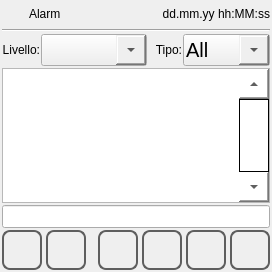
<?xml version="1.0" encoding="UTF-8"?>
<ui version="4.0">
 <class>alarms</class>
 <widget class="QWidget" name="alarms">
  <property name="geometry">
   <rect>
    <x>0</x>
    <y>0</y>
    <width>272</width>
    <height>272</height>
   </rect>
  </property>
  <property name="sizePolicy">
   <sizepolicy hsizetype="Preferred" vsizetype="Preferred">
    <horstretch>0</horstretch>
    <verstretch>0</verstretch>
   </sizepolicy>
  </property>
  <property name="minimumSize">
   <size>
    <width>0</width>
    <height>0</height>
   </size>
  </property>
  <property name="windowTitle">
   <string>alarms</string>
  </property>
  <property name="styleSheet">
   <string notr="true"/>
  </property>
  <layout class="QVBoxLayout" name="verticalLayout">
   <property name="spacing">
    <number>2</number>
   </property>
   <property name="margin">
    <number>2</number>
   </property>
   <item>
    <layout class="QHBoxLayout" name="horizontalLayout">
     <property name="sizeConstraint">
      <enum>QLayout::SetMinimumSize</enum>
     </property>
     <item>
      <widget class="QLabel" name="labelIcon">
       <property name="minimumSize">
        <size>
         <width>25</width>
         <height>25</height>
        </size>
       </property>
       <property name="maximumSize">
        <size>
         <width>25</width>
         <height>25</height>
        </size>
       </property>
       <property name="focusPolicy">
        <enum>Qt::NoFocus</enum>
       </property>
       <property name="styleSheet">
        <string notr="true">border-image: url(:/systemicons/img/Error.png);</string>
       </property>
       <property name="text">
        <string/>
       </property>
      </widget>
     </item>
     <item>
      <widget class="QLabel" name="labelTitle">
       <property name="sizePolicy">
        <sizepolicy hsizetype="Preferred" vsizetype="Fixed">
         <horstretch>0</horstretch>
         <verstretch>0</verstretch>
        </sizepolicy>
       </property>
       <property name="focusPolicy">
        <enum>Qt::NoFocus</enum>
       </property>
       <property name="text">
        <string>Alarm</string>
       </property>
      </widget>
     </item>
     <item>
      <widget class="QLabel" name="labelUserName">
       <property name="text">
        <string/>
       </property>
      </widget>
     </item>
     <item>
      <widget class="QLabel" name="labelDataOra">
       <property name="sizePolicy">
        <sizepolicy hsizetype="Preferred" vsizetype="Fixed">
         <horstretch>0</horstretch>
         <verstretch>0</verstretch>
        </sizepolicy>
       </property>
       <property name="focusPolicy">
        <enum>Qt::NoFocus</enum>
       </property>
       <property name="text">
        <string>dd.mm.yy hh:MM:ss</string>
       </property>
       <property name="alignment">
        <set>Qt::AlignRight|Qt::AlignTrailing|Qt::AlignVCenter</set>
       </property>
      </widget>
     </item>
    </layout>
   </item>
   <item>
    <widget class="Line" name="line">
     <property name="focusPolicy">
      <enum>Qt::NoFocus</enum>
     </property>
     <property name="orientation">
      <enum>Qt::Horizontal</enum>
     </property>
    </widget>
   </item>
   <item>
    <layout class="QHBoxLayout" name="horizontalLayout_4">
     <property name="spacing">
      <number>1</number>
     </property>
     <item>
      <widget class="QLabel" name="labelLevel">
       <property name="focusPolicy">
        <enum>Qt::NoFocus</enum>
       </property>
       <property name="text">
        <string>Livello:</string>
       </property>
       <property name="alignment">
        <set>Qt::AlignRight|Qt::AlignTrailing|Qt::AlignVCenter</set>
       </property>
      </widget>
     </item>
     <item>
      <widget class="QComboBox" name="comboBoxLevel">
       <property name="focusPolicy">
        <enum>Qt::NoFocus</enum>
       </property>
       <property name="styleSheet">
        <string notr="true">/* Combobox item */
QAbstractItemView {
	/* padding of each item (top,right,bottom,left) */
	padding: 2 0 2 0;
	font-size: 14px;
}

/* Sets up scrollbar size, border, color */
QScrollBar:vertical {
	width: 30px;
	/* margin sets up how far the handle can travel (top,right,bottom,left) */
	margin: 30px 0px 30px 0px;
}

/* Sets up the color and height of handle (cursor) */
QScrollBar::handle:vertical {
	min-height:40px;
}

/* bottom button (set height at 0px to remove)*/
QScrollBar::add-line:vertical {
	height: 30px;
	subcontrol-position: bottom;
	subcontrol-origin: margin;
}

/* top button (set height at 0px to remove)*/
QScrollBar::sub-line:vertical {
	height: 30px;
	subcontrol-position: top;
	subcontrol-origin: margin;
	background-color: rgb(0, 255, 0);
}

/* need this to get rid of crosshatching on scrollbar background */
QScrollBar::add-page:vertical, QScrollBar::sub-page:vertical {
	background: none;
}

/* Combobox main item */
QComboBox {
	padding-left: 2px;
	font-size: 20px;
	min-height: 30px;
}

/* drop down button */
QComboBox::drop-down {
	min-width: 30px;
}
</string>
       </property>
      </widget>
     </item>
     <item>
      <widget class="QLabel" name="labelType">
       <property name="focusPolicy">
        <enum>Qt::NoFocus</enum>
       </property>
       <property name="text">
        <string>Tipo:</string>
       </property>
       <property name="alignment">
        <set>Qt::AlignRight|Qt::AlignTrailing|Qt::AlignVCenter</set>
       </property>
      </widget>
     </item>
     <item>
      <widget class="QComboBox" name="comboBoxType">
       <property name="focusPolicy">
        <enum>Qt::NoFocus</enum>
       </property>
       <property name="styleSheet">
        <string notr="true">/* Combobox item */
QAbstractItemView {
	/* padding of each item (top,right,bottom,left) */
	padding: 2 0 2 0;
	font-size: 14px;
}

/* Sets up scrollbar size, border, color */
QScrollBar:vertical {
	width: 30px;
	/* margin sets up how far the handle can travel (top,right,bottom,left) */
	margin: 30px 0px 30px 0px;
}

/* Sets up the color and height of handle (cursor) */
QScrollBar::handle:vertical {
	min-height:30px;
}

/* bottom button (set height at 0px to remove)*/
QScrollBar::add-line:vertical {
	height: 30px;
	subcontrol-position: bottom;
	subcontrol-origin: margin;
}

/* top button (set height at 0px to remove)*/
QScrollBar::sub-line:vertical {
	height: 30px;
	subcontrol-position: top;
	subcontrol-origin: margin;
	background-color: rgb(0, 255, 0);
}

/* need this to get rid of crosshatching on scrollbar background */
QScrollBar::add-page:vertical, QScrollBar::sub-page:vertical {
	background: none;
}

/* Combobox main item */
QComboBox {
	padding-left: 2px;
	font-size: 20px;
	min-height: 30px;
}

/* drop down button */
QComboBox::drop-down {
	min-width: 30px;
}
</string>
       </property>
       <item>
        <property name="text">
         <string>All</string>
        </property>
       </item>
       <item>
        <property name="text">
         <string>Alarm</string>
        </property>
       </item>
       <item>
        <property name="text">
         <string>Event</string>
        </property>
       </item>
      </widget>
     </item>
    </layout>
   </item>
   <item>
    <widget class="QListWidget" name="listWidget">
     <property name="font">
      <font>
       <family>Ubuntu</family>
       <pointsize>16</pointsize>
       <weight>50</weight>
       <italic>false</italic>
       <bold>false</bold>
      </font>
     </property>
     <property name="focusPolicy">
      <enum>Qt::NoFocus</enum>
     </property>
     <property name="styleSheet">
      <string notr="true">QListWidget
{
	font: 16pt &quot;Ubuntu&quot;;
}
QScrollBar:vertical
{
        border-top: 30px solid #999999;
        border-bottom: 30px solid #999999;
        background:white;
        width:30px;    
        margin: 0px 0px 0px 0px;
}
QScrollBar::handle:vertical 
{
        border: 1px solid black;
	    background: rgb(255, 255, 255);
        min-height: 10px;
}
QScrollBar::add-line:vertical
{
        height: 30px;
	    background: rgb(255, 255, 255);
        subcontrol-position: bottom;
        subcontrol-origin: margin;
	image: url(:/systemicons/img/Down.png);
}
QScrollBar::sub-line:vertical 
{
       height: 30px;
	    background: rgb(255, 255, 255);
        subcontrol-position: top;
	    subcontrol-origin: margin;
	image: url(:/systemicons/img/Up.png);
}

QScrollBar:horizontal
{
        border-left: 30px solid #999999;
        border-right: 30px solid #999999;
        background:white;
        height:30px;    
        margin: 0px 0px 0px 0px;
}
QScrollBar::handle:horizontal 
{
        border: 1px solid black;
	    background: rgb(255, 255, 255);
        min-width: 10px;
}
QScrollBar::add-line:horizontal
{
        width: 30px;
	    background: rgb(255, 255, 255);
        subcontrol-position: left;
        subcontrol-origin: margin;
	image: url(:/icons/img/left.png);
}
QScrollBar::sub-line:horizontal 
{
       width: 30px;
	    background: rgb(255, 255, 255);
        subcontrol-position: right;
	    subcontrol-origin: margin;
	image: url(:/icons/img/right.png);
}</string>
     </property>
     <property name="verticalScrollBarPolicy">
      <enum>Qt::ScrollBarAlwaysOn</enum>
     </property>
     <property name="horizontalScrollBarPolicy">
      <enum>Qt::ScrollBarAsNeeded</enum>
     </property>
     <property name="alternatingRowColors">
      <bool>true</bool>
     </property>
    </widget>
   </item>
   <item>
    <widget class="QLineEdit" name="lineEditStatus">
     <property name="font">
      <font>
       <family>DejaVu Sans Mono</family>
      </font>
     </property>
     <property name="focusPolicy">
      <enum>Qt::NoFocus</enum>
     </property>
    </widget>
   </item>
   <item>
    <layout class="QHBoxLayout" name="horizontalLayout_2">
     <property name="spacing">
      <number>4</number>
     </property>
     <item>
      <widget class="QPushButton" name="pushButtonHome">
       <property name="sizePolicy">
        <sizepolicy hsizetype="Minimum" vsizetype="Fixed">
         <horstretch>60</horstretch>
         <verstretch>60</verstretch>
        </sizepolicy>
       </property>
       <property name="minimumSize">
        <size>
         <width>40</width>
         <height>40</height>
        </size>
       </property>
       <property name="maximumSize">
        <size>
         <width>40</width>
         <height>40</height>
        </size>
       </property>
       <property name="focusPolicy">
        <enum>Qt::NoFocus</enum>
       </property>
       <property name="styleSheet">
        <string notr="true">QPushButton
{
border: 2px solid  rgb(94, 94, 94);
border-radius: 8px;
qproperty-icon: url(:/systemicons/img/Home.png);
qproperty-iconSize: 24px 24px;
qproperty-focusPolicy: NoFocus;
}
QPushButton:pressed
{
border: 2px solid  rgb(194, 194, 194);
background-color:  rgb(255, 255, 127);
}
QPushButton:disabled
{
border: 2px solid  rgb(194, 194, 194);
}
</string>
       </property>
       <property name="text">
        <string/>
       </property>
      </widget>
     </item>
     <item>
      <widget class="QPushButton" name="pushButtonBack">
       <property name="sizePolicy">
        <sizepolicy hsizetype="Minimum" vsizetype="Fixed">
         <horstretch>60</horstretch>
         <verstretch>60</verstretch>
        </sizepolicy>
       </property>
       <property name="minimumSize">
        <size>
         <width>40</width>
         <height>40</height>
        </size>
       </property>
       <property name="maximumSize">
        <size>
         <width>40</width>
         <height>40</height>
        </size>
       </property>
       <property name="focusPolicy">
        <enum>Qt::NoFocus</enum>
       </property>
       <property name="styleSheet">
        <string notr="true">QPushButton
{
border: 2px solid  rgb(94, 94, 94);
border-radius: 8px;
qproperty-icon: url(:/systemicons/img/Go_back.png);
qproperty-iconSize: 24px 24px;
qproperty-focusPolicy: NoFocus;
}
QPushButton:pressed
{
border: 2px solid  rgb(194, 194, 194);
background-color:  rgb(255, 255, 127);
}
QPushButton:disabled
{
border: 2px solid  rgb(194, 194, 194);
}
</string>
       </property>
       <property name="text">
        <string/>
       </property>
      </widget>
     </item>
     <item>
      <spacer name="horizontalSpacer">
       <property name="focusPolicy">
        <enum>Qt::NoFocus</enum>
       </property>
       <property name="orientation">
        <enum>Qt::Horizontal</enum>
       </property>
       <property name="sizeHint" stdset="0">
        <size>
         <width>40</width>
         <height>20</height>
        </size>
       </property>
      </spacer>
     </item>
     <item>
      <widget class="QPushButton" name="pushButtonACK">
       <property name="sizePolicy">
        <sizepolicy hsizetype="Minimum" vsizetype="Fixed">
         <horstretch>60</horstretch>
         <verstretch>60</verstretch>
        </sizepolicy>
       </property>
       <property name="minimumSize">
        <size>
         <width>40</width>
         <height>40</height>
        </size>
       </property>
       <property name="maximumSize">
        <size>
         <width>40</width>
         <height>40</height>
        </size>
       </property>
       <property name="focusPolicy">
        <enum>Qt::NoFocus</enum>
       </property>
       <property name="styleSheet">
        <string notr="true">QPushButton
{
border: 2px solid  rgb(94, 94, 94);
border-radius: 8px;
qproperty-icon: url(:/systemicons/img/Thumbs_up.png);
qproperty-iconSize: 24px 24px;
qproperty-focusPolicy: NoFocus;
}
QPushButton:pressed
{
border: 2px solid  rgb(194, 194, 194);
background-color:  rgb(255, 255, 127);
}
QPushButton:disabled
{
border: 2px solid  rgb(194, 194, 194);
}
</string>
       </property>
       <property name="text">
        <string/>
       </property>
      </widget>
     </item>
     <item>
      <widget class="QPushButton" name="pushButtonACKall">
       <property name="minimumSize">
        <size>
         <width>40</width>
         <height>40</height>
        </size>
       </property>
       <property name="maximumSize">
        <size>
         <width>40</width>
         <height>40</height>
        </size>
       </property>
       <property name="focusPolicy">
        <enum>Qt::NoFocus</enum>
       </property>
       <property name="styleSheet">
        <string notr="true">QPushButton
{
border: 2px solid  rgb(94, 94, 94);
border-radius: 8px;
qproperty-icon: url(:/systemicons/img/Apply.png);
qproperty-iconSize: 24px 24px;
qproperty-focusPolicy: NoFocus;
}
QPushButton:pressed
{
border: 2px solid  rgb(194, 194, 194);
background-color:  rgb(255, 255, 127);
}
QPushButton:disabled
{
border: 2px solid  rgb(194, 194, 194);
}
</string>
       </property>
       <property name="text">
        <string/>
       </property>
      </widget>
     </item>
     <item>
      <widget class="QPushButton" name="pushButtonHornACK">
       <property name="minimumSize">
        <size>
         <width>40</width>
         <height>40</height>
        </size>
       </property>
       <property name="maximumSize">
        <size>
         <width>40</width>
         <height>40</height>
        </size>
       </property>
       <property name="styleSheet">
        <string notr="true">QPushButton
{
border: 2px solid  rgb(94, 94, 94);
border-radius: 8px;
qproperty-icon: url(:/systemicons/img/Silence.png);
qproperty-iconSize: 24px 24px;
qproperty-focusPolicy: NoFocus;
}
QPushButton:pressed
{
border: 2px solid  rgb(194, 194, 194);
background-color:  rgb(255, 255, 127);
}
QPushButton:disabled
{
border: 2px solid  rgb(194, 194, 194);
}
</string>
       </property>
       <property name="text">
        <string/>
       </property>
      </widget>
     </item>
     <item>
      <widget class="QPushButton" name="pushButtonHistory">
       <property name="minimumSize">
        <size>
         <width>40</width>
         <height>40</height>
        </size>
       </property>
       <property name="maximumSize">
        <size>
         <width>40</width>
         <height>40</height>
        </size>
       </property>
       <property name="focusPolicy">
        <enum>Qt::NoFocus</enum>
       </property>
       <property name="styleSheet">
        <string notr="true">QPushButton
{
border: 2px solid  rgb(94, 94, 94);
border-radius: 8px;
qproperty-icon: url(:/systemicons/img/History.png);
qproperty-iconSize: 24px 24px;
qproperty-focusPolicy: NoFocus;
}
QPushButton:pressed
{
border: 2px solid  rgb(194, 194, 194);
background-color:  rgb(255, 255, 127);
}
QPushButton:disabled
{
border: 2px solid  rgb(194, 194, 194);
}
</string>
       </property>
       <property name="text">
        <string/>
       </property>
      </widget>
     </item>
    </layout>
   </item>
  </layout>
 </widget>
 <resources/>
 <connections/>
</ui>
